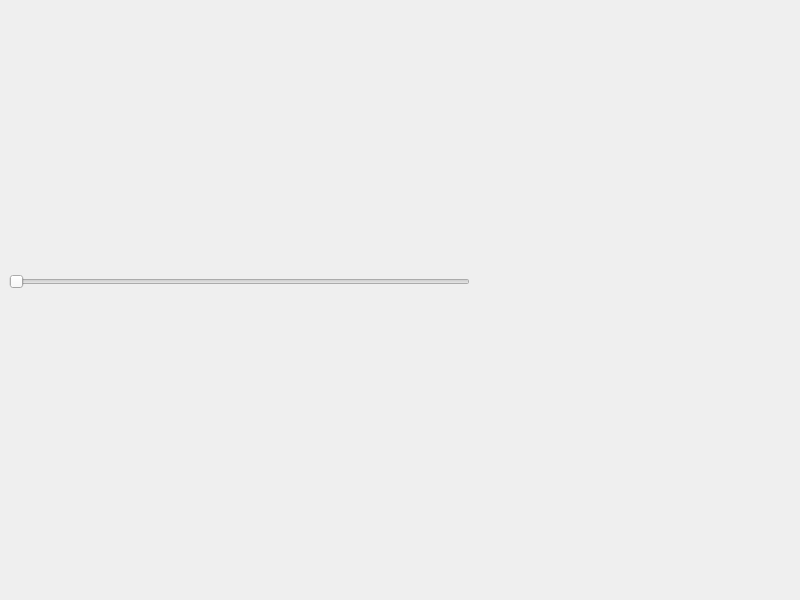
<?xml version="1.0" encoding="UTF-8"?>
<ui version="4.0">
 <class>frmBattery</class>
 <widget class="QWidget" name="frmBattery">
  <property name="geometry">
   <rect>
    <x>0</x>
    <y>0</y>
    <width>800</width>
    <height>600</height>
   </rect>
  </property>
  <property name="windowTitle">
   <string>frmBattery</string>
  </property>
  <widget class="QSlider" name="horizontalSlider">
   <property name="geometry">
    <rect>
     <x>9</x>
     <y>272</y>
     <width>461</width>
     <height>19</height>
    </rect>
   </property>
   <property name="orientation">
    <enum>Qt::Horizontal</enum>
   </property>
  </widget>
  <widget class="battery" name="Battery" native="true">
   <property name="geometry">
    <rect>
     <x>9</x>
     <y>9</y>
     <width>482</width>
     <height>257</height>
    </rect>
   </property>
  </widget>
 </widget>
 <customwidgets>
  <customwidget>
   <class>battery</class>
   <extends>QWidget</extends>
   <header location="global">battery.h</header>
   <container>1</container>
  </customwidget>
 </customwidgets>
 <resources/>
 <connections/>
</ui>
